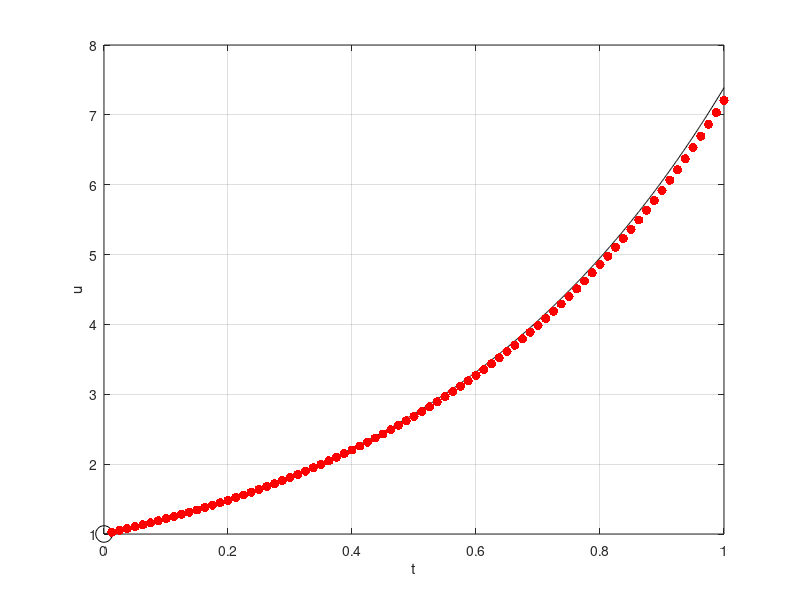

Source code (MATLAB):
% A demonstration of forward Euler code
%
% Solve:  u' = a*u,  u(0) = 1;

a = 2;
f = @(t,u)  a*u;
u0 = 1;

Tf = 1;
k = 0.1/8;  % desired time step
numsteps = ceil(Tf / k)  % now adjust to have integer steps
k = Tf / numsteps        % modified time step

v = u0;

figure(1); clf;
ms = 'markersize';
plot(0, u0, 'ko', ms, 12);
hold on;
tt = linspace(0, Tf, 1000);
plot(tt, exp(a*tt), 'k-');  % exact solution
grid on
xlabel('t'); ylabel('u');


for n = 1:numsteps
  t = k*(n-1);
  vnew = v + k*f(t, v);

  plot(t+k, vnew, 'r.', ms, 20)
  pause

  v = vnew;
end

